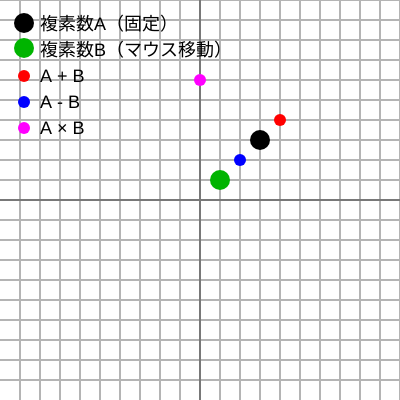
Frame 1 (no input)
Frame 60 (no input): identical to frame 1, image omitted
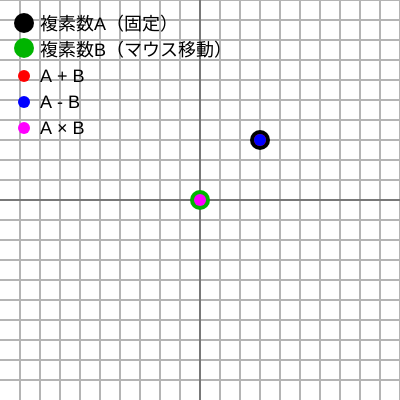
Frame 120 (the mouse pressed at the canvas centre since frame 60)

The p5.js sketch that drew these frames (run headless with seeded random() and noise() and a simulated clock; from frame 60 on, the mouse is pressed at the canvas centre):

// p5.js sketch
// ── sketch.js

/**
 * 複素数（固定値）
 */
const fixComplex = new Complex(3, 3);

/**
 * 複素数（移動対象）
 */
let moveComplex = new Complex(1, 1);

/**
 * 複素数の計算結果の描画
 */
function drawCalcComplex() {
  fill(0);
  noStroke();

  // マウスカーソルに合わせてmoveComplexを移動させる
  let movePosX = 1.0;
  let movePosY = 1.0;
  if (0 < mouseX && mouseX < ScreenWidth
      && 0 < mouseY && mouseY < ScreenHeight) {
    movePosX = (2.0 * mouseX / ScreenWidth - 1.0) * MaxGridValue;
    movePosY = (-2.0 * mouseY / ScreenHeight + 1.0) * MaxGridValue;
  }
  moveComplex = new Complex(movePosX, movePosY);

  // 複素数の計算
  const addComplex = fixComplex.add(moveComplex);
  const subComplex = fixComplex.sub(moveComplex);
  const mulComplex = fixComplex.mul(moveComplex);

  // 計算結果の描画
  const mainPointRadius = 20;
  const calcPointRadius = 12;
  fill(0);
  drawPoint(fixComplex.re, fixComplex.im, mainPointRadius);
  circle(24, 23, mainPointRadius);
  fill(0, 180, 0);
  drawPoint(moveComplex.re, moveComplex.im, mainPointRadius);
  circle(24, 48, mainPointRadius);
  fill(255, 0, 0);
  drawPoint(addComplex.re, addComplex.im, calcPointRadius);
  circle(24, 76, calcPointRadius);
  fill(0, 0, 255);
  drawPoint(subComplex.re, subComplex.im, calcPointRadius);
  circle(24, 102, calcPointRadius);
  fill(255, 0, 255);
  drawPoint(mulComplex.re, mulComplex.im, calcPointRadius);
  circle(24, 128, calcPointRadius);
}

/**
 * 初期化処理
 */
function setup() {
  createCanvas(ScreenWidth, ScreenHeight);
}

/**
 * 描画処理
 */
function draw() {
  background(255);
  drawGrid();
  drawCalcComplex();

  // テキスト描画
  noStroke();
  fill(0, 0, 0);
  textSize(18);
  text(`複素数A（固定）`, 40, 30);
  text(`複素数B（マウス移動）`, 40, 56);
  text(`A + B`, 40, 82);
  text(`A - B`, 40, 108);
  text(`A × B`, 40, 134);
}

// ── complex.js

/**
 * 複素数クラス
 */
class Complex {
  constructor(re, im) {
    this.re = re;
    this.im = im;
  }

  static add(z0, z1) {
    return new Complex(
      z0.re + z1.re,
      z0.im + z1.im 
    );
  }

  static sub(z0, z1) {
    return new Complex(
      z0.re - z1.re,
      z0.im - z1.im 
    );
  }

  static mul(z0, z1) {
    return new Complex(
      z0.re*z1.re - z0.im*z1.im,
      z0.re*z1.im + z0.im*z1.re
    );
  }

  add(z1) {
    return Complex.add(this, z1);
  }

  sub(z1) {
    return Complex.sub(this, z1);
  }

  mul(z1) {
    return Complex.mul(this, z1);
  }

  sqlMagnitude() {
    return this.re**2 + this.im**2;
  }
}

// ── plot.js

/**
 * 画面設定
 */
const ScreenWidth = 400;
const ScreenHeight = 400;

/**
 * 座標の表示範囲
 */
let MaxGridValue = 10;
let MinGridValueY = -MaxGridValue;
let MaxGridValueY = MaxGridValue;
let MinGridValueX = -MaxGridValue;
let MaxGridValueX = MaxGridValue;
let OffsetGridValueY = 0;
let OffsetGridValueX = 0;

function UpdateMaxGridValue() {
  MinGridValueY = -MaxGridValue + OffsetGridValueY;
  MaxGridValueY = MaxGridValue + OffsetGridValueY;
  MinGridValueX = -MaxGridValue + OffsetGridValueX;
  MaxGridValueX = MaxGridValue + OffsetGridValueX;
}

function AddMaxGridValue(addValue) {
  MaxGridValue += addValue;
  UpdateMaxGridValue();
}

function OffsetGridValue(offsetX, offsetY) {
  OffsetGridValueX += offsetX;
  OffsetGridValueY += offsetY;
  UpdateMaxGridValue();
}

/**
 * グリッドの描画
 */
function drawGrid() {
  strokeWeight(2);

  console.log(MinGridValueX + ', ' + MaxGridValueX);
  const GridScale = 1; // 線を引く間隔
  let dx = GridScale;
  let dy = GridScale;
  for (let x = Math.floor(MinGridValueX); x < MaxGridValueX; x+=dx) {
    for (let y = Math.floor(MinGridValueY); y < MaxGridValueY; y+=dy) {
      // 縦線
      stroke(180, 180, 180);
      drawLineCanvas(x+dx, y, x+dx, y+dy);
      // 横線
      stroke(180, 180, 180);
      drawLineCanvas(x, y+dy, x+dx, y+dy);
    }
  }

  // 中央線
  stroke(120, 120, 120);
  let centerGridY = (MinGridValueY+MaxGridValueY)/2;
  let centerGridX = (MinGridValueX+MaxGridValueX)/2;
  drawLineCanvas(MinGridValueX, 0, MaxGridValueX, 0);
  drawLineCanvas(0, MinGridValueY, 0, MaxGridValueY);
}

/**
 * 関数の描画
 * @param {(t: number) => number} func 関数 
 */
function drawFunc(func) {
  let dx = MaxGridValueX / 100;
  for (let x = 0; x < MaxGridValueX; x+=dx) {
    drawLineCanvas(x, func(x), (x+dx), func(x+dx));
  }
}

/**
 * 受け取った座標位置で線を繋げて表示する
 * @param {number} fromX 
 * @param {number} fromY 
 * @param {number} toX 
 * @param {number} toY 
 */
function drawLineCanvas(fromX, fromY, toX, toY) {
  const scaleX = ScreenWidth/(MaxGridValueX-MinGridValueX);
  const scaleY = ScreenHeight/(MaxGridValueY-MinGridValueY);
  fromX *= scaleX;
  fromY *= scaleY;
  toX *= ScreenWidth/(MaxGridValueX-MinGridValueX)
  toY *= ScreenHeight/(MaxGridValueY-MinGridValueY);
  let offset = [ScreenWidth/2, ScreenHeight/2-OffsetGridValueY];
  offset[0] -= OffsetGridValueX * scaleX;
  offset[1] -= OffsetGridValueY * scaleY;
  line(fromX+offset[0], ScreenHeight-(fromY+offset[1]), toX+offset[0], ScreenHeight-(toY+offset[1]));
}

/**
 * 受け取った座標位置に点を表示する
 * @param {number} x 
 * @param {number} y 
 * @param {number} radius 
 */
function drawPoint(x, y, radius) {
  const scaleX = ScreenWidth/(MaxGridValueX-MinGridValueX);
  const scaleY = ScreenHeight/(MaxGridValueY-MinGridValueY);
  x *= scaleX;
  y *= scaleY;
  let offset = [ScreenWidth/2, ScreenHeight/2];
  offset[0] -= OffsetGridValueX * scaleX;
  offset[1] -= OffsetGridValueY * scaleY;
  circle(x+offset[0], ScreenHeight-(y+offset[1]), radius);
}
